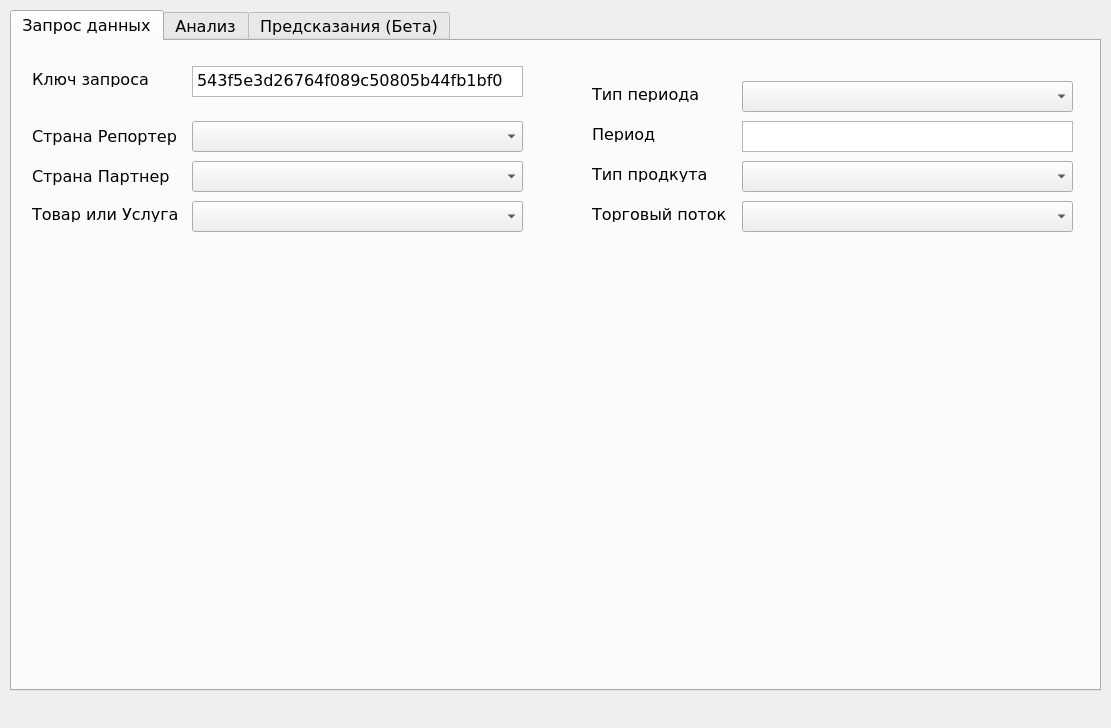
<?xml version="1.0" encoding="UTF-8"?>
<ui version="4.0">
 <class>MainWindow</class>
 <widget class="QMainWindow" name="MainWindow">
  <property name="geometry">
   <rect>
    <x>0</x>
    <y>0</y>
    <width>1111</width>
    <height>728</height>
   </rect>
  </property>
  <property name="windowTitle">
   <string>MainWindow</string>
  </property>
  <property name="windowIcon">
   <iconset>
    <normaloff>../../../../Desktop/hero.png</normaloff>../../../../Desktop/hero.png</iconset>
  </property>
  <widget class="QWidget" name="centralwidget">
   <widget class="QTabWidget" name="tabWidget">
    <property name="geometry">
     <rect>
      <x>10</x>
      <y>10</y>
      <width>1091</width>
      <height>681</height>
     </rect>
    </property>
    <property name="font">
     <font>
      <family>Verdana</family>
      <pointsize>12</pointsize>
     </font>
    </property>
    <property name="currentIndex">
     <number>0</number>
    </property>
    <property name="iconSize">
     <size>
      <width>16</width>
      <height>16</height>
     </size>
    </property>
    <property name="elideMode">
     <enum>Qt::ElideMiddle</enum>
    </property>
    <property name="tabBarAutoHide">
     <bool>false</bool>
    </property>
    <widget class="QWidget" name="Tab1">
     <attribute name="title">
      <string>Запрос данных</string>
     </attribute>
     <widget class="QLabel" name="label">
      <property name="geometry">
       <rect>
        <x>20</x>
        <y>30</y>
        <width>141</width>
        <height>16</height>
       </rect>
      </property>
      <property name="text">
       <string>Ключ запроса</string>
      </property>
     </widget>
     <widget class="QTextEdit" name="textEdit">
      <property name="geometry">
       <rect>
        <x>180</x>
        <y>25</y>
        <width>331</width>
        <height>31</height>
       </rect>
      </property>
      <property name="html">
       <string>&lt;!DOCTYPE HTML PUBLIC &quot;-//W3C//DTD HTML 4.0//EN&quot; &quot;http://www.w3.org/TR/REC-html40/strict.dtd&quot;&gt;
&lt;html&gt;&lt;head&gt;&lt;meta name=&quot;qrichtext&quot; content=&quot;1&quot; /&gt;&lt;style type=&quot;text/css&quot;&gt;
p, li { white-space: pre-wrap; }
&lt;/style&gt;&lt;/head&gt;&lt;body style=&quot; font-family:'Verdana'; font-size:12pt; font-weight:400; font-style:normal;&quot;&gt;
&lt;p style=&quot; margin-top:0px; margin-bottom:0px; margin-left:0px; margin-right:0px; -qt-block-indent:0; text-indent:0px;&quot;&gt;543f5e3d26764f089c50805b44fb1bf0&lt;/p&gt;&lt;/body&gt;&lt;/html&gt;</string>
      </property>
     </widget>
     <widget class="QComboBox" name="comboBox">
      <property name="geometry">
       <rect>
        <x>180</x>
        <y>80</y>
        <width>331</width>
        <height>31</height>
       </rect>
      </property>
     </widget>
     <widget class="QComboBox" name="comboBox_2">
      <property name="geometry">
       <rect>
        <x>180</x>
        <y>120</y>
        <width>331</width>
        <height>31</height>
       </rect>
      </property>
     </widget>
     <widget class="QLabel" name="label_2">
      <property name="geometry">
       <rect>
        <x>20</x>
        <y>85</y>
        <width>161</width>
        <height>21</height>
       </rect>
      </property>
      <property name="text">
       <string>Страна Репортер</string>
      </property>
     </widget>
     <widget class="QLabel" name="label_3">
      <property name="geometry">
       <rect>
        <x>20</x>
        <y>125</y>
        <width>161</width>
        <height>21</height>
       </rect>
      </property>
      <property name="text">
       <string>Страна Партнер</string>
      </property>
     </widget>
     <widget class="QLabel" name="label_4">
      <property name="geometry">
       <rect>
        <x>20</x>
        <y>165</y>
        <width>161</width>
        <height>16</height>
       </rect>
      </property>
      <property name="text">
       <string>Товар или Услуга</string>
      </property>
     </widget>
     <widget class="QComboBox" name="comboBox_3">
      <property name="geometry">
       <rect>
        <x>180</x>
        <y>160</y>
        <width>331</width>
        <height>31</height>
       </rect>
      </property>
     </widget>
     <widget class="QLabel" name="label_5">
      <property name="geometry">
       <rect>
        <x>580</x>
        <y>85</y>
        <width>81</width>
        <height>16</height>
       </rect>
      </property>
      <property name="text">
       <string>Период</string>
      </property>
     </widget>
     <widget class="QTextEdit" name="textEdit_2">
      <property name="geometry">
       <rect>
        <x>730</x>
        <y>80</y>
        <width>331</width>
        <height>31</height>
       </rect>
      </property>
     </widget>
     <widget class="QLabel" name="label_6">
      <property name="geometry">
       <rect>
        <x>580</x>
        <y>125</y>
        <width>131</width>
        <height>16</height>
       </rect>
      </property>
      <property name="text">
       <string>Тип продкута</string>
      </property>
     </widget>
     <widget class="QComboBox" name="comboBox_4">
      <property name="geometry">
       <rect>
        <x>730</x>
        <y>120</y>
        <width>331</width>
        <height>31</height>
       </rect>
      </property>
     </widget>
     <widget class="QComboBox" name="comboBox_5">
      <property name="geometry">
       <rect>
        <x>730</x>
        <y>40</y>
        <width>331</width>
        <height>31</height>
       </rect>
      </property>
     </widget>
     <widget class="QLabel" name="label_7">
      <property name="geometry">
       <rect>
        <x>580</x>
        <y>45</y>
        <width>151</width>
        <height>16</height>
       </rect>
      </property>
      <property name="text">
       <string>Тип периода</string>
      </property>
     </widget>
     <widget class="QComboBox" name="comboBox_6">
      <property name="geometry">
       <rect>
        <x>730</x>
        <y>160</y>
        <width>331</width>
        <height>31</height>
       </rect>
      </property>
     </widget>
     <widget class="QLabel" name="label_8">
      <property name="geometry">
       <rect>
        <x>580</x>
        <y>165</y>
        <width>161</width>
        <height>16</height>
       </rect>
      </property>
      <property name="text">
       <string>Торговый поток</string>
      </property>
     </widget>
    </widget>
    <widget class="QWidget" name="Tab2">
     <attribute name="title">
      <string>Анализ</string>
     </attribute>
    </widget>
    <widget class="QWidget" name="Tab3">
     <property name="minimumSize">
      <size>
       <width>0</width>
       <height>0</height>
      </size>
     </property>
     <property name="baseSize">
      <size>
       <width>0</width>
       <height>0</height>
      </size>
     </property>
     <attribute name="title">
      <string>Предсказания (Бета)</string>
     </attribute>
    </widget>
   </widget>
  </widget>
  <widget class="QMenuBar" name="menuBar">
   <property name="geometry">
    <rect>
     <x>0</x>
     <y>0</y>
     <width>1111</width>
     <height>21</height>
    </rect>
   </property>
  </widget>
 </widget>
 <resources/>
 <connections/>
</ui>
